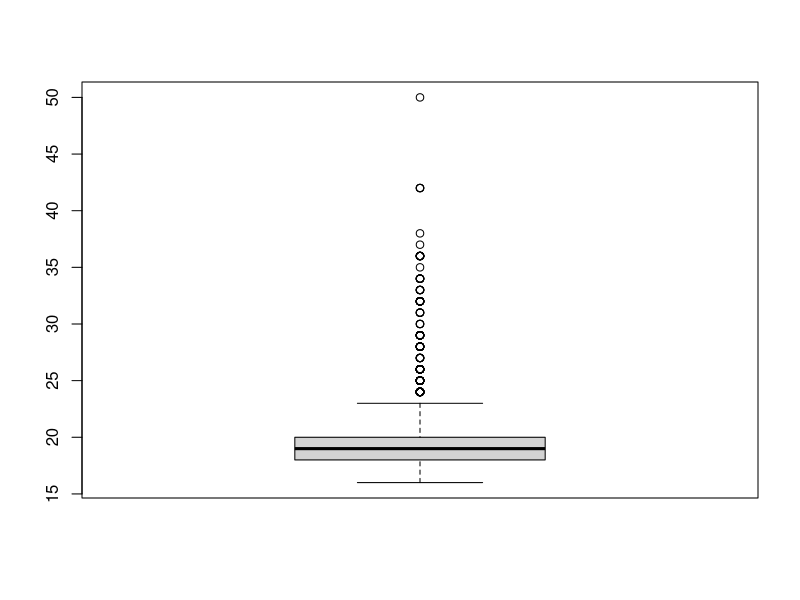

Write the R code that produced this figure. (Note: this script raises an error after producing the figure.)
library(dplyr)

#################################
# Carregar arquivo de dados
#################################
#+ O dataset é uma amostra de estudantes que cursaram a disciplina de Cálculo I
#+ não deve ser utilizado para inferências sobre todo o universo de estudantes.

df <- read.csv("data/notas_calculo.csv")

#TRATAR os NAs
#+existem algumas formas de tratar dados ausentes
#+ 1. remover as observações ou variável (depende do contexto e da quantidade)
#+ 2. imputar valores, como média, mediana
#+ 3. usar algum método para prever o valor, exemplo de correlação linear, árvore de decisão

#contar quantos NAs
colSums(is.na(df))
df$media_final[is.na(df$media_final)] <- mean(df$media_final, na.rm = TRUE)
df$numero_faltas[is.na(df$numero_faltas)] <- mean(df$numero_faltas, na.rm = TRUE)

#confere se ainda existem NAs
colSums(is.na(df)) 

#------------------- Conceitos básicos de manipulação de dados -----------------

# A manipulação dos dados consiste em organizar as variáveis e observações
# Na grande maioria dos casos, as bases de dados precisam ser preparadas

#Visualizar dataframe
#str | glimpse | head | nrow | colnames | dim | names | table
str(df) #estrutura do dataset
glimpse(df) #visão geral, tipos de dados e primeiros registros
head(df, n=10) #exibe os n primeiros registros
nrow(df) #número de linhas do dataset
ncol(df) #número de colunas do dataset
colnames(df) # =names(df)
dim(df) #dimensões do dataset
table(df$sexo) 
table(df$raca, df$sexo)
summary(df) #resumo estatístico do dataset
boxplot(df$idade_ingresso_curso) #outlier
unique(df$pais_origem) #lista os valores únicos de uma coluna

####### ACESSANDO VARIÁVEIS DO CONJUNTO DE DADOS #######
df$periodo_atual #retorna um vetor
df['periodo_atual'] #retorna um dataframe
df[2] #pela posição da coluna, retorna dataframe

#primeira linha, terceira coluna
df[1,3]

#quinta linha, todas as colunas
df[5, ]

#média de notas das observações no intervalo
df[c(15:20), 'media_final']

#a seleção pode ser feita por exclusão
df[,-2]

# Também é possível filtrar observações por meio dos operadores:
# Alguns operadores úteis para realizar filtros:

"== igual"
"> maior"
">= maior ou igual"
"< menor"
"<= menor ou igual"
"!= diferente"
"& indica e"
"| indica ou"

df1 <- df[df$media_final >= 8,]

#percentual de alunos com nota maior que 8
count(df[df$media_final >= 8,]) / nrow(df) * 100

#alunos do brasil, com média maior ou igual a 8
brasil_media_maior_8 <- df[df$pais_origem == "Brasil" & df$media_final >= 8,]

#percentual de alunos do brasil com media >= 8
count(brasil_media_maior_8) / nrow(df[df$pais_origem == "Brasil",]) * 100

#raça de estudantes brasileiros
brasil <- df[df$pais_origem == 'Brasil', c('raca', 'pais_origem')]

#tabela de contingencia
table(brasil$raca, brasil$pais_origem)

#percentual de alunos brasileiros por raça
percentual_raca <- as.data.frame(table(brasil$raca, brasil$pais_origem))
names(percentual_raca) <- c("raca", "pais", "total")

percentual_raca$percentual <- percentual_raca$total / sum(percentual_raca$total) * 100
view(percentual_raca)

############# ALTERANDO O CONJUNTO DE DADOS ############

#criando uma nova coluna para indicar se o estudante está reprovado por faltas
percentual_faltas <- (df$numero_faltas / df$ch_total)*100
percentual_faltas <- round(percentual_faltas, digits = 2)

#criando a coluna com o percentual de faltas
df$percentual_faltas <- percentual_faltas #ou df <- mutate(df,percentual_faltas)

#criando a coluna que indica se o estudante está reprovado (reprovado se faltas > 25%)
df$reprovado_faltas <- ifelse(df$percentual_faltas > 25, T, F)

#verifica quantos estão reprovados
table(df$reprovado_faltas)

#####################################
# DPLyR
#####################################

#+ O dplyr é um pacote de R que fornece uma interface para a manipulação de dados. 
#+ Ele é baseado na ideia de uma "gramática de manipulação de dados", que consiste 
#+ em uma série de verbos que podem ser usados para realizar tarefas comuns de manipulação de dados.
#+ 
#+ Nesta sessão vamos aprender a usar os cinco principais verbos:
#+ filter()
#+ arrange()
#+ select()
#+ mutate()
#+ summarise()

#reset dataset
df <- read.csv("data/notas_calculo.csv")

########## Filter #####################
#rbase
df[df$pais_origem == "Brasil",]

#dplyr
filter(df, pais_origem == "Brasil")

#usando pipe (%>%)
df %>% filter(pais_origem == "Brasil")
df %>% filter(pais_origem %in% c("Brasil", "Paraguai"))
df %>% filter(between(numero_faltas, 10,50))
df %>% filter(media_final >= mean(media_final, na.rm = T))

########## Select #####################

df2 <- df %>% select(pais_origem, raca, sexo, media_final, numero_faltas, ch_total)
df3 <- df %>% select(everything(), -raca, -pais_origem)
df4 <- df %>% select(periodo_atual:ira)

########## Arrange ###################
# A função "arrange" faz a ordenação do dataset
# Se retirar o desc(), fica na ordem crescente
df5 <- df %>% select(pais_origem, numero_faltas, media_final) %>% arrange(desc(media_final))

########## Mutate ##################
#cria nova coluna, com o percentual de faltas calculado 
df <- df %>% 
  mutate(percentual_faltas = round((numero_faltas / ch_total) * 100, digits = 2)) %>%
  mutate(reprovado_faltas = ifelse(percentual_faltas > 25, T, F))

#cria variável para atribuir um conceito a nota
df <- df %>% mutate(conceito_nota = case_when(media_final < 5 ~ "D",
                                              media_final >= 5 & media_final < 7 ~ "C",
                                              media_final >= 7 & media_final < 8.5 ~ "B",
                                              media_final >= 8.5 ~ "A"))

#visualiza a distribuição
table(df$conceito)

########## Summarise##################
#Cria um resumo dos dados, é util em conjunto com a função de grupo group_by

#calcula a media de notas por pais de origem, ordenados pela maior média
df %>% group_by(pais_origem) %>% 
  summarise(media_notas = mean(media_final, na.rm = T))

#média e mediana por raça
df %>% group_by(raca) %>% 
  summarise(media_notas = mean(media_final, na.rm = T),
            mediana = median(media_final))

#média e mediana por sexo
df %>% group_by(sexo) %>% 
  summarise(media_notas = mean(media_final, na.rm = T),
            mediana = median(media_final))

#média e mediana por sexo
df %>% group_by(pais_origem) %>% 
  summarise(media_notas = mean(media_final, na.rm = T),
            mediana = median(media_final))
